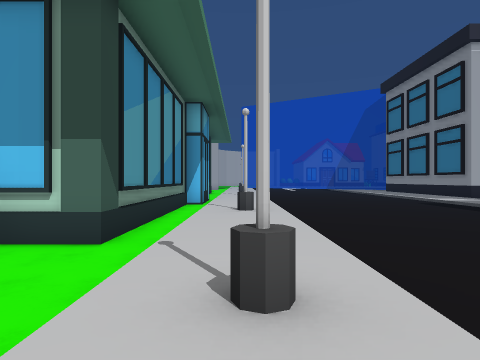
[1] (above)

23 first-person views from a walk through a scene from a Unity 3-D project. The camera is 1.4 m above the floor, looks level and sees 75° across. The floor is counted in squares, 2 m on a side. Each view is taken from the middle of a square. On the plan, view 1 faces up. The plan holds only what a view shows up to about 10 squares ahead; the rest is blank. The place goes on beyond the plan. The player character is not drawn.

[2]
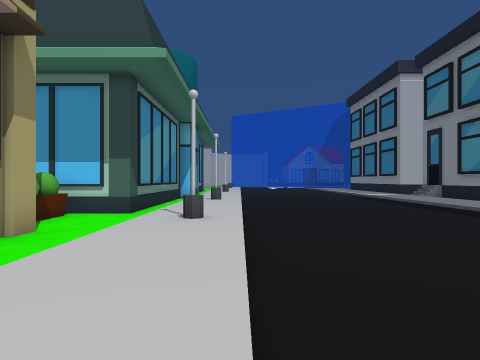

[3]
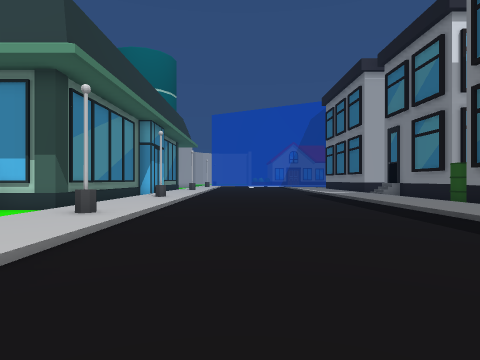

[4]
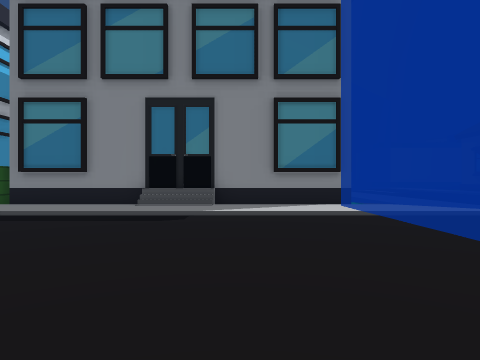

[5]
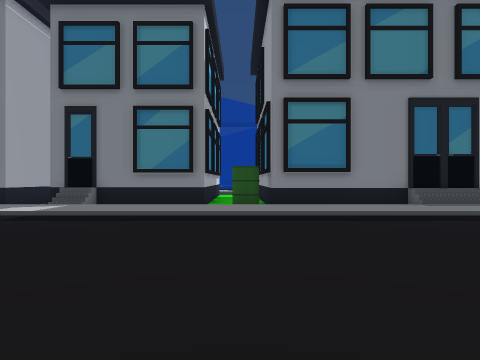

[6]
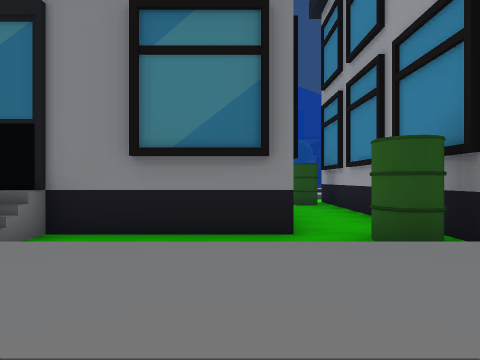

[7]
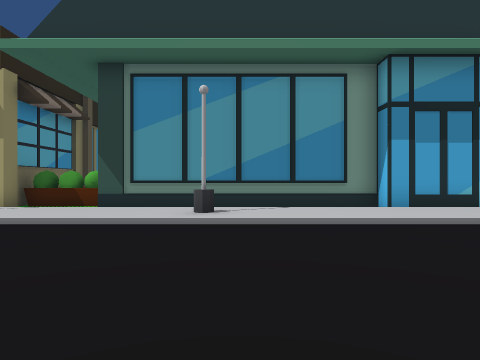

[8]
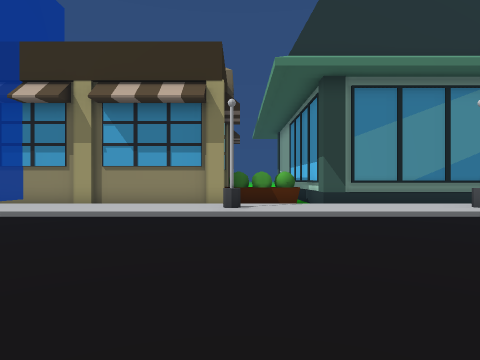

[9]
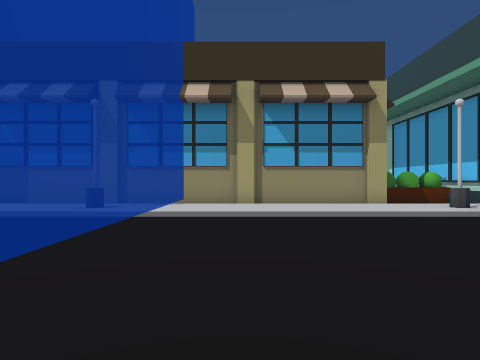

[10]
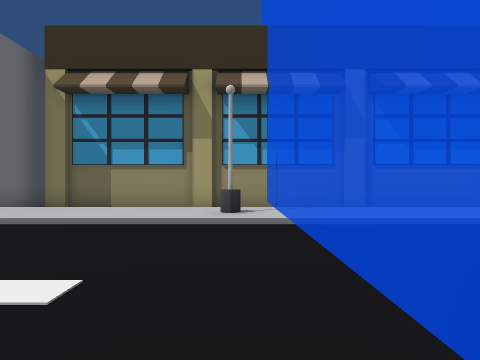

[11]
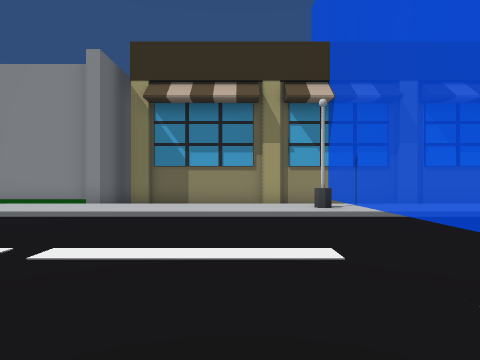

[12]
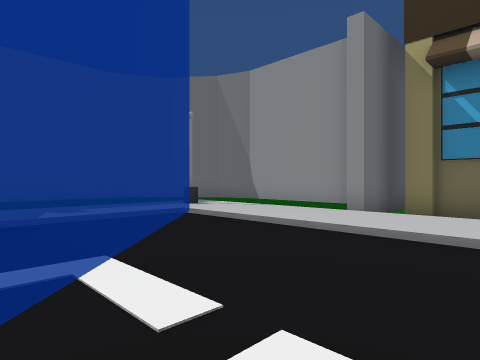

[13]
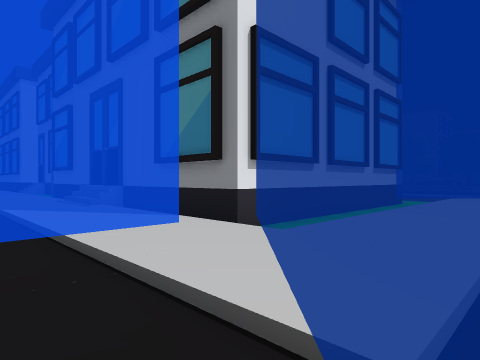

[14]
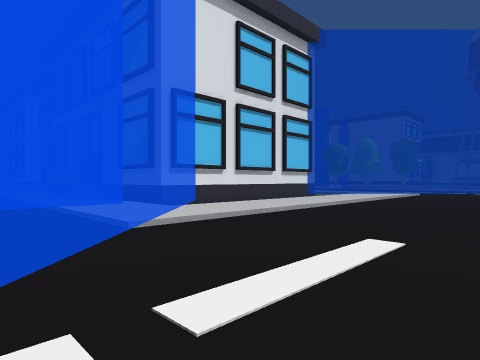

[15]
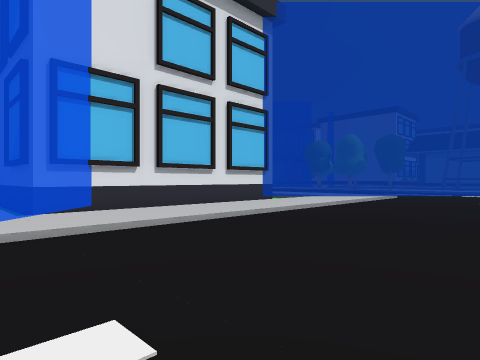

[16]
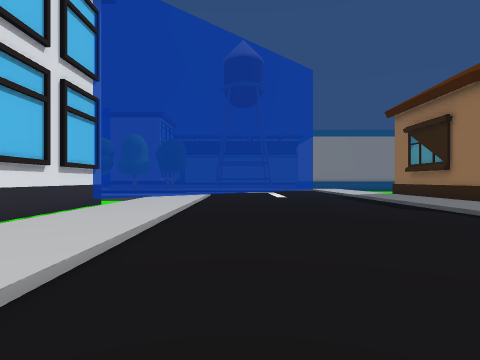

[17]
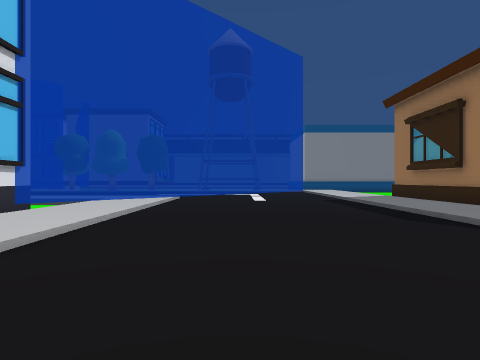

[18]
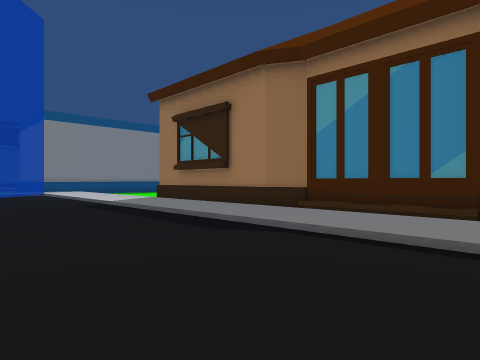

[19]
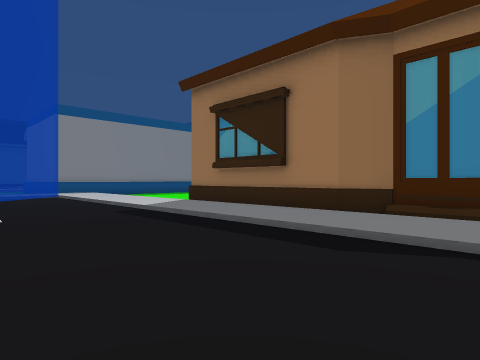

[20]
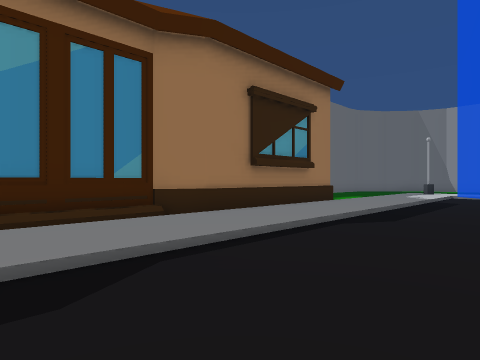

[21]
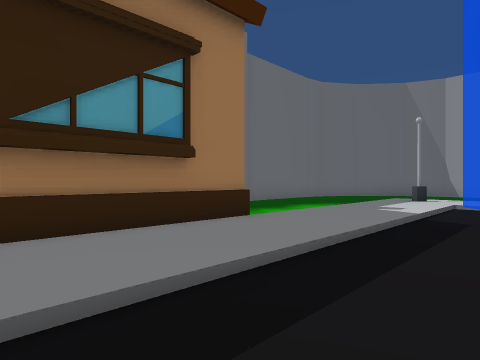

[22]
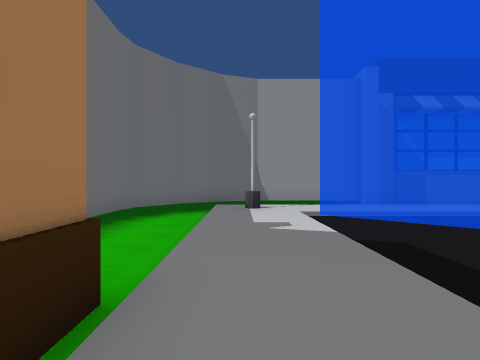

[23]
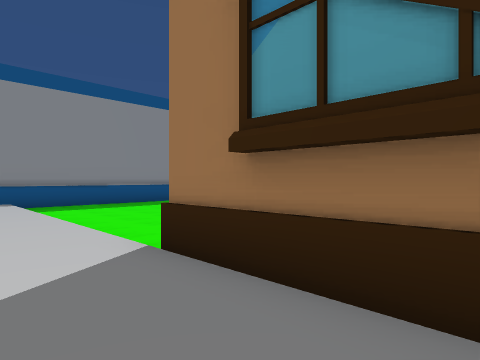

### Floor plan
Key: @ floor where view 1 was taken; # wall or solid block; . main floor; : floor 0.25 m higher than the main floor; - floor 0.25 m lower than the main floor; / step, stairs or slope; B building; T thing the floor can be seen under or through; O other object.
Columns run from 4 left of view 1 to 30 right of it. Each row starts with its distance up from view 1.
 11   #/:/..  ./://B
 10   #/:/...../:/-#
  9   #/:/...../:/-#
  8   #/:/...../:/-#
  7   #/O/...../:/-----
  6   #/:/...../:/O-----O
  5 ###/:/...../:/#######
  4 O--/:/...../:/#
  3 O--/:/...../:/#
  2 O--/O/...../:/#
  1 ##-/:/.....///#
  0  #-/@/.....// B
 -1  #-/:/.....///#
 -2  # /:/...../:/#
 -3  # /:/...../:/#
 -4  # /:/...../:/#
 -5  #   T       /########
 -6  # /O/...../:/ -------
 -7  # /:/...../: :::::::::
 -8  # /:/...../ :::::::::::
 -9  # /:/.....#............
-10  # /:/.... .............
-11  B /:/... ...............
-12 ###/:/.. ...................
-13   #/:/. .....................
-14   #/:/ ......................
-15   #/::::::::::::::::::::::::
-16   #/O:::::::::::::::::::::::::::: B
-17   ##------######////######--------B
-18    ##----      ######     --------B
-19     ######                  ----- B

Where each view was taken, in squares from view 1:
view 1: 0 up, 0 right, facing up
view 2: 4 down, 1 right, facing up
view 3: 4 down, 3 right, facing up
view 4: 2 down, 0 right, facing right
view 5: 6 up, 0 right, facing right
view 6: 8 up, 6 right, facing right
view 7: 8 up, 6 right, facing left
view 8: 2 up, 7 right, facing left
view 9: 3 down, 7 right, facing left
view 10: 6 down, 6 right, facing left
view 11: 8 down, 7 right, facing left
view 12: 9 down, 5 right, facing down-left
view 13: 9 down, 6 right, facing up-right
view 14: 13 down, 5 right, facing up-right
view 15: 13 down, 8 right, facing up-right
view 16: 10 down, 7 right, facing right
view 17: 11 down, 9 right, facing right
view 18: 11 down, 11 right, facing down-right
view 19: 11 down, 13 right, facing down-right
view 20: 12 down, 15 right, facing down-left
view 21: 13 down, 10 right, facing down-left
view 22: 16 down, 8 right, facing left
view 23: 15 down, 18 right, facing down-right
